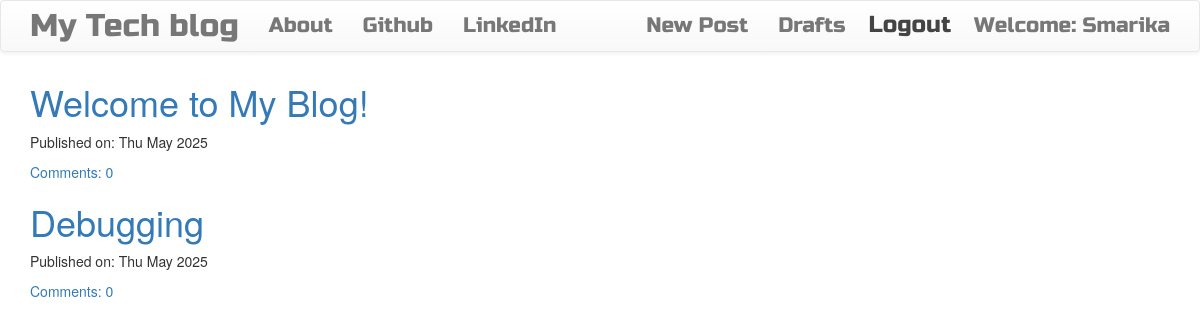
The app's page / (signed in) with its own data.
### blog/models.py (models this page shows, shortened)
class Post(models.Model):
    author = models.ForeignKey('auth.User',on_delete=models.CASCADE)
    title = models.CharField(max_length=200)
    text = models.TextField()
    created_date = models.DateTimeField(default=timezone.now())
    published_date = models.DateTimeField(blank=True, null=True)
    def approve_comments(self):
        return self.comments.filter(approved_comment=True)

### blog/views.py (the view)
# urls.py: path('', views.PostListView.as_view(), name='post_list'),  # URL for the post list view
class PostListView(ListView):
    model = Post
    template_name = 'blog/post_list.html'
    context_object_name = 'post_list'
    def get_queryset(self):
        return Post.objects.filter(published_date__lte=timezone.now()).order_by('-published_date')

### blog/templates/blog/post_list.html
{% extends "blog/base.html" %} {% block content %}
<div class="centerstage">
  {% for post in post_list %}
  <div class="post">
    <h1><a href="{% url 'post_detail' post.pk %}">{{ post.title }}</a></h1>
    <div class="date">
      <p>Published on: {{ post.created_date|date:"D M Y" }}</p>
    </div>
    <a href="{% url 'post_detail' pk=post.pk %}">
      Comments: {{ post.approve_comments.count }}
    </a>
  </div>
  {% empty %}
  <p>No posts available yet.</p>
  {% endfor %}
</div>
{% endblock %}

### blog/templates/blog/base.html (shortened to what this page needs)
<!DOCTYPE html>
{% load static %}
<html>
    <head>
        <link rel="stylesheet" href="https://maxcdn.bootstrapcdn.com/bootstrap/3.3.7/css/bootstrap.min.css">
        <link rel="stylesheet" href="https://maxcdn.bootstrapcdn.com/bootstrap/3.3.7/css/bootstrap-theme.min.css">
        <link rel="stylesheet" href="//cdn.jsdelivr.net/medium-editor/latest/css/medium-editor.min.css" type="text/css" media="screen" charset="utf-8">
        <link rel="stylesheet" href="{% static 'css/blog.css' %}">
<body class='loader'>
  <nav class="navbar navbar-default techfont custom-navbar">
    <div class="container">
      <ul class="nav navbar-nav">
        <li><a class='navbar-brand bigbrand' href="{% url 'post_list' %}">My Tech blog</a></li>
        <li><a href="{% url 'about'%}">About</a></li>
        <li><a href="https://www.github.com">Github</a></li>
        <li><a href="https://www.linkedin.com">LinkedIn</a></li>
      </ul>
      <ul class="nav navbar-nav navbar-right">
        {% if user.is_authenticated %}
        <li>
          <a href="{% url 'post_new' %}" >New Post</a>
        </li>
        <li>
          <a href="{% url 'post_draft_list' %}">Drafts</a>
        </li>
        <li>
        <form method="POST" action="{% url 'logout' %}">
          <button type="submit">Logout</button>
      </form>
    </li>
        <li>
          <a >Welcome: {{ user.username }}</a>
        </li>
          {% else %}
          <li><a class='nav navbar-right' href="{% url 'login' %}" ><span class="glyphicon glyphicon-user"></span></a></li>
        {% endif %}
      </ul>
  </div>
</nav>
        <div class="content container">
            <div class="row">
                <div class="col-md-8">
                  <div class="blog_posts">
                    {% block content %}
                    {% endblock %}
                  </div>
                </div>
            </div>
        </div>
</body>
</html>

### blog/static/css/blog.css (style rules this page uses)
.techfont { font-family: 'Russo One', sans-serif; font-size: 1.5em; margin-bottom: 10px; }
.navbar-nav.navbar-right li form { display: inline-block; margin-top: 3px; }
.navbar-nav.navbar-right li form button { padding: 8px 8px; line-height: 1.1; background: transparent; border: none; color: rgb(68, 68, 68); font-size: 1.1em; }
.centerstage { margin-left: auto; margin-right: auto; }
.bigbrand { font-size: 1.5em; }
.loader { filter:hue-rotate(0deg); color: linear-gradient(45deg,#0f8,#08f); animation:hue 5000ms infinite linear; }

### records on screen
Post: title "Welcome to My Blog!", created_date "Thu May 2025", approve_comments.count "0"
Post: title "Debugging", created_date "Thu May 2025", approve_comments.count "0"

### other values on screen
{{ user.username }} "Smarika"
